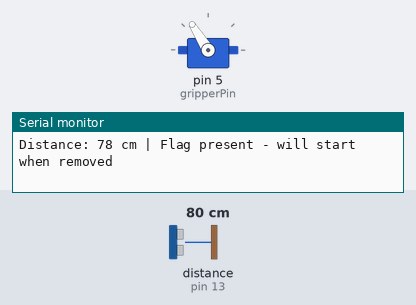
The sketch below on a simulated Arduino Uno, built with avr-gcc and run on an emulated ATmega328P. Shown: servo, the last lines printed to the serial monitor. Wiring (inferred from the names in the program): ultrasonic range finder: trigger pin 12; echo pin 13. The inputs (shaded band) are chosen by the test bench; at power-on: distance to the obstacle (sensor on pin 13) 80 cm. The echo pulse lasts 58.3 µs per cm.

Above: at 1.3 s.
1.4 s: distance to the obstacle (sensor on pin 13) set to 7 cm
2.9 s: distance to the obstacle (sensor on pin 13) set to 4 cm
At 3.5 s:
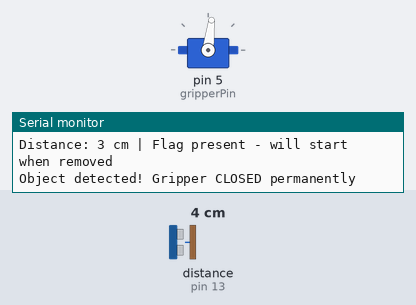
Timing chart, 0 to 5.9 s (numbered marks = the images above; inputs shaded):
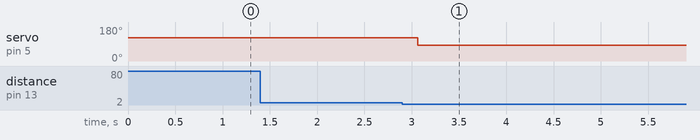

The sketch:

ag_detection_and_cup_detection_close_gripper_forever_working.ino
```cpp
#include <Servo.h>

Servo gripperServo;
const int gripperPin = 5;
const int echoPin = 13;
const int trigPin = 12;

long duration;
int distance;
bool gripperHasClosed = false; // Only close once

// flag
unsigned long programStartTime = 0;   // Time when program started
bool hasStarted = false;
bool hasGrabbedCup = false;
bool isFlagDetected = false;
const unsigned long MAX_WAIT_TIME = 15000; // 15 seconds max wait (with or without flag)

const int GRIPPER_OPEN = 1800;
const int GRIPPER_CLOSE = 1400;

void setup() {
  // put your setup code here, to run once:
  gripperServo.attach(gripperPin);
  pinMode(trigPin, OUTPUT);
  pinMode(echoPin, INPUT);
  Serial.begin(9600);

  gripperServo.writeMicroseconds(GRIPPER_OPEN);
  Serial.println("Gripper started in OPEN position");
  Serial.println("Robot Ready - Will start in 15 seconds max");
  programStartTime = millis(); // Start the overall timer

}
// flag & cup
void calculate_distance(){
  distance = duration * 0.034 / 2;
}

void loop() {
  // put your main code here, to run repeatedly:
  // flag
  digitalWrite(trigPin, LOW);
  delayMicroseconds(2);
  digitalWrite(trigPin, HIGH);
  delayMicroseconds(10);
  digitalWrite(trigPin, LOW);

  duration = pulseIn(echoPin, HIGH);
  calculate_distance();

  Serial.print("Distance: ");
  Serial.print(distance);
  Serial.print(" cm | ");

  if (!hasStarted) {
    checkFlag();
  } else {
    Serial.println("Robot is moving forward!");
    // Add your motor movement code here
  }

  // cup
  cup();

  delay(500);
}

// flag
void checkFlag(){
  unsigned long currentTime = millis();
  unsigned long totalElapsed = currentTime - programStartTime;

  // Check if flag is currently detected
  bool flagNow = (distance < 80 && distance > 0);

  // If maximum wait time reached, start regardless
  if (totalElapsed >= MAX_WAIT_TIME) {
    Serial.println("Maximum wait time reached! Moving forward");
    hasStarted = true;
    return;
  }

  if (flagNow && !isFlagDetected) {
    // Flag just appeared
    isFlagDetected = true;
    Serial.println("Flag detected!");
  }
  else if (!flagNow && isFlagDetected) {
    // Flag just disappeared - start immediately!
    isFlagDetected = false;
    Serial.println("Flag removed! Moving forward immediately");
    hasStarted = true;
  }
  else if (!flagNow) {
    // No flag detected - show time remaining
    unsigned long secondsLeft = (MAX_WAIT_TIME - totalElapsed) / 1000;
    Serial.print("No flag - Starting in ");
    Serial.print(secondsLeft);
    Serial.println(" seconds");
  }
  else {
    // Flag is still detected
    Serial.println("Flag present - will start when removed");
  }
}


// cup
void cup(){
  // Close gripper only once when object is detected
  if (!gripperHasClosed && distance < 5 && distance > 0) {
    gripperServo.writeMicroseconds(GRIPPER_CLOSE);
    gripperHasClosed = true;
    Serial.println("Object detected! Gripper CLOSED permanently");
  }
}
```

Measured:
- the behaviour switches between 6 and 5 cm on distance to the obstacle (sensor on pin 13) (found by bisection; images 0 and 1)
- after the input at 2.9 s, servo on pin 5 (gripperPin): 122° → 83° after 0.17 s
